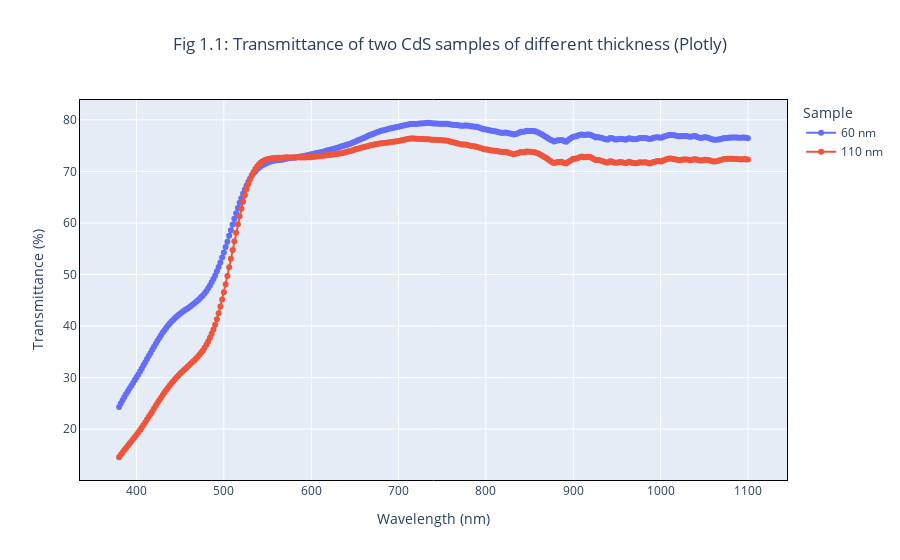

Notebook cell for this chart:
### Markdown cell above
### Using Plotly to locate maximum transmittances in a graph

### Code cell
fig_1_1 = px.line(
    df,
    x="Wavelength (nm)",
    y="Transmittance (%)",
    color="Sample",
    markers=True,
    title="Fig 1.1: Transmittance of two CdS samples of different thickness (Plotly)"
)

fig_1_1.update_layout(title_x=0.5)
fig_1_1.update_xaxes(linewidth=1, linecolor="black", mirror=True)
fig_1_1.update_yaxes(linewidth=1, linecolor="black", mirror=True)
fig_1_1.show()

### Figure 1 — Plotly figure (JSON) as saved in the notebook; plotly's stock layout.template omitted (floating-point values rounded to 4 significant figures; data arrays with more than 128 entries replaced by an {"elided": "..."} marker saying what was removed)
{"data": [{"hovertemplate": "Sample=60 nm<br>Wavelength (nm)=%{x}<br>Transmittance (%)=%{y}<extra></extra>", "legendgroup": "60 nm", "line": {"color": "#636efa", "dash": "solid"}, "marker": {"symbol": "circle"}, "mode": "lines+markers", "name": "60 nm", "orientation": "v", "showlegend": true, "type": "scatter", "x": {"elided": "361 float values"}, "xaxis": "x", "y": {"elided": "361 float values"}, "yaxis": "y"}, {"hovertemplate": "Sample=110 nm<br>Wavelength (nm)=%{x}<br>Transmittance (%)=%{y}<extra></extra>", "legendgroup": "110 nm", "line": {"color": "#EF553B", "dash": "solid"}, "marker": {"symbol": "circle"}, "mode": "lines+markers", "name": "110 nm", "orientation": "v", "showlegend": true, "type": "scatter", "x": {"elided": "361 float values"}, "xaxis": "x", "y": {"elided": "361 float values"}, "yaxis": "y"}], "layout": {"legend": {"title": {"text": "Sample"}, "tracegroupgap": 0}, "title": {"text": "Fig 1.1: Transmittance of two CdS samples of different thickness (Plotly)", "x": 0.5}, "xaxis": {"anchor": "y", "domain": [0, 1], "linecolor": "black", "linewidth": 1, "mirror": true, "title": {"text": "Wavelength (nm)"}}, "yaxis": {"anchor": "x", "domain": [0, 1], "linecolor": "black", "linewidth": 1, "mirror": true, "title": {"text": "Transmittance (%)"}}}}
